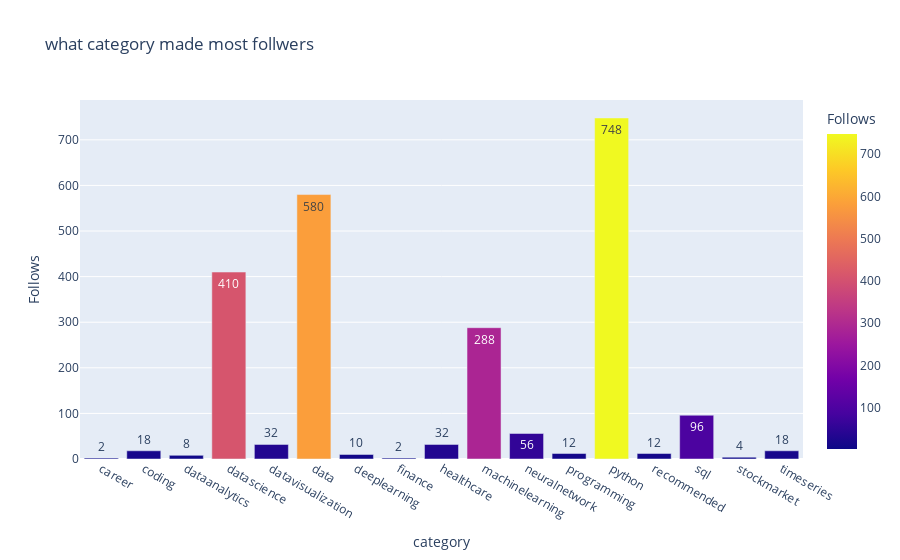

This figure's notebook cell:
### Code cell
category_followers = df.groupby("category")["Follows"].sum().reset_index()


plx.bar(category_followers, x="category", y="Follows", 
             title="what category made most follwers", color="Follows", 
             text="Follows")

### Figure 1 — Plotly figure (JSON) as saved in the notebook; plotly's stock layout.template omitted (floating-point values rounded to 4 significant figures)
{"data": [{"alignmentgroup": "True", "hovertemplate": "category=%{x}<br>Follows=%{marker.color}<extra></extra>", "legendgroup": "", "marker": {"color": [2, 18, 8, 410, 32, 580, 10, 2, 32, 288, 56, 12, 748, 12, 96, 4, 18], "coloraxis": "coloraxis", "pattern": {"shape": ""}}, "name": "", "offsetgroup": "", "orientation": "v", "showlegend": false, "text": [2, 18, 8, 410, 32, 580, 10, 2, 32, 288, 56, 12, 748, 12, 96, 4, 18], "textposition": "auto", "type": "bar", "x": ["career ", "coding ", "dataanalytics ", "datascience ", "datavisualization ", "data ", "deeplearning ", "finance ", "healthcare ", "machinelearning ", "neuralnetwork ", "programming ", "python ", "recommended ", "sql ", "stockmarket ", "timeseries "], "xaxis": "x", "y": [2, 18, 8, 410, 32, 580, 10, 2, 32, 288, 56, 12, 748, 12, 96, 4, 18], "yaxis": "y"}], "layout": {"barmode": "relative", "coloraxis": {"colorbar": {"title": {"text": "Follows"}}, "colorscale": [[0, "#0d0887"], [0.1111, "#46039f"], [0.2222, "#7201a8"], [0.3333, "#9c179e"], [0.4444, "#bd3786"], [0.5556, "#d8576b"], [0.6667, "#ed7953"], [0.7778, "#fb9f3a"], [0.8889, "#fdca26"], [1, "#f0f921"]]}, "legend": {"tracegroupgap": 0}, "title": {"text": "what category made most follwers"}, "xaxis": {"anchor": "y", "domain": [0, 1], "title": {"text": "category"}}, "yaxis": {"anchor": "x", "domain": [0, 1], "title": {"text": "Follows"}}}}
